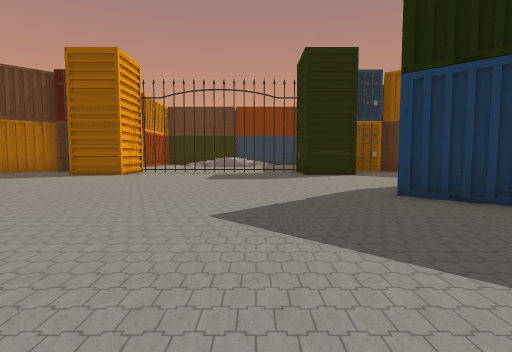
view 1 (above)

22 first-person views from a walk through a Unity game level. The camera is 1.3 m above the floor, tilts 4° down and sees 80° across. The floor is counted in squares, 2 m on a side. Each view is taken from the middle of a square. On the plan, view 1 faces up. The plan holds only what a view shows up to about 10 squares ahead; the rest is blank. The place goes on beyond the plan. The player character is not drawn. Some animated figures are not drawn. Door leaves are left out, so doorways stand open. Some surface patterns are stand-ins.

view 2
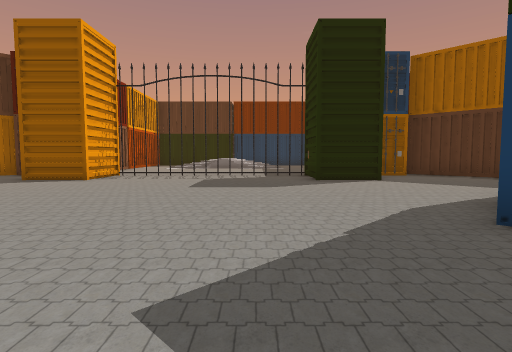

view 3
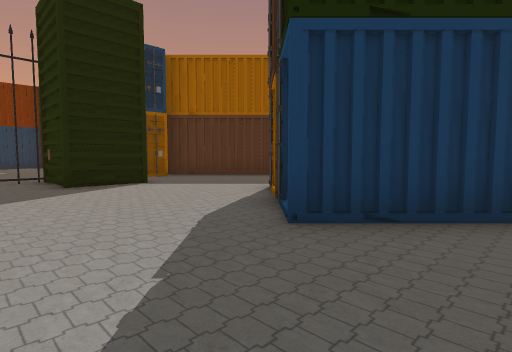

view 4
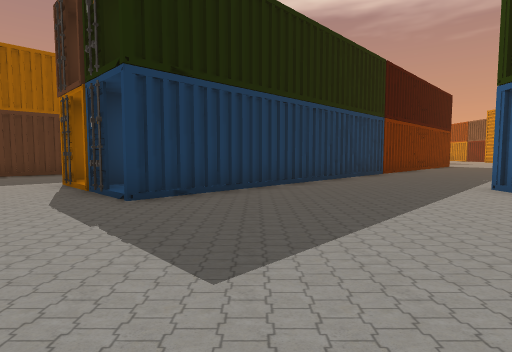

view 5
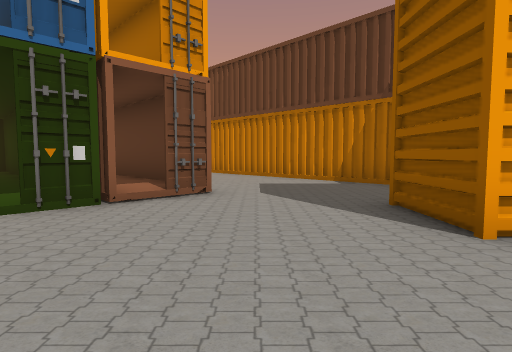

view 6
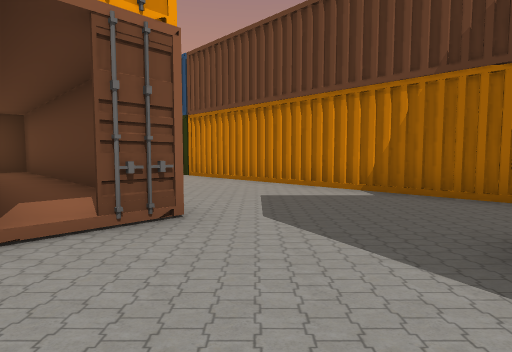

view 7
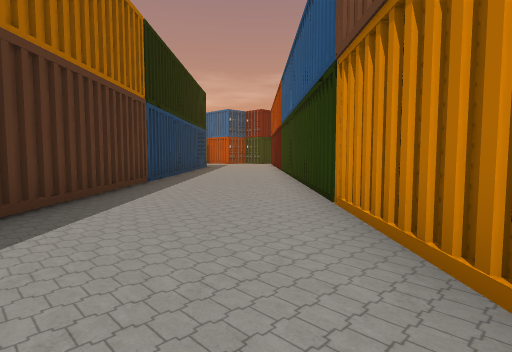

view 8
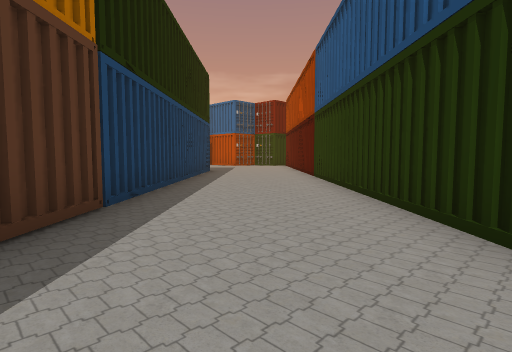

view 9
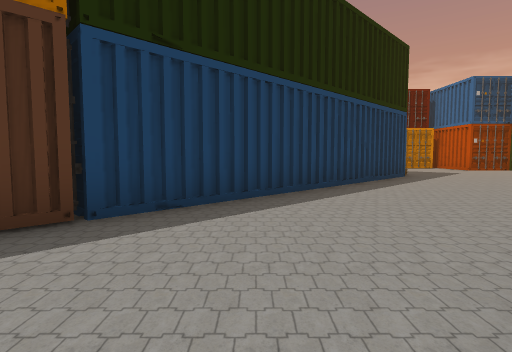

view 10
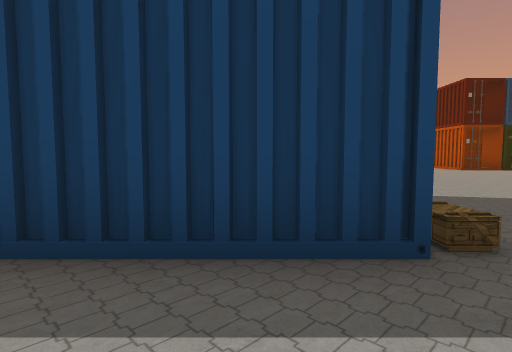

view 11
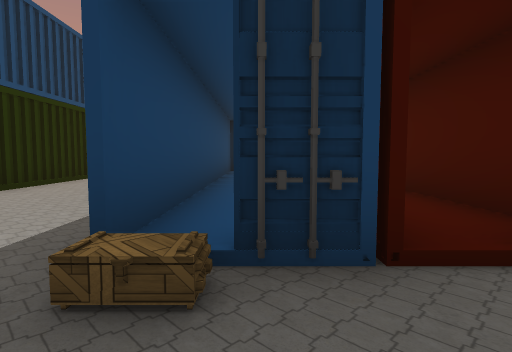

view 12
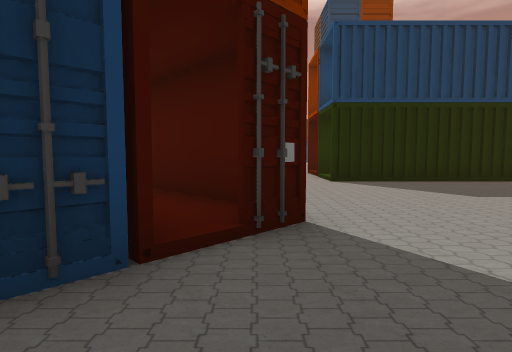

view 13
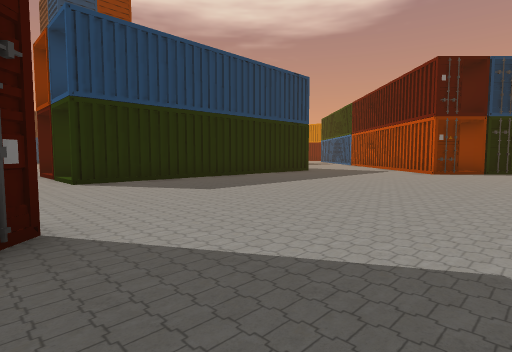

view 14
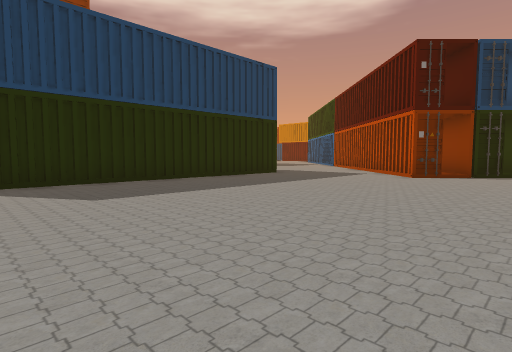

view 15
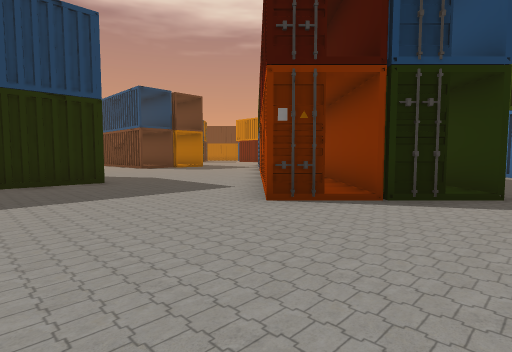

view 16
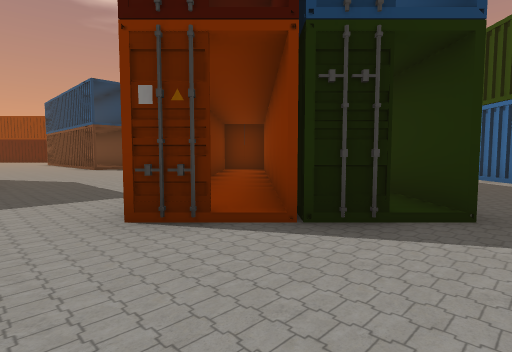

view 17
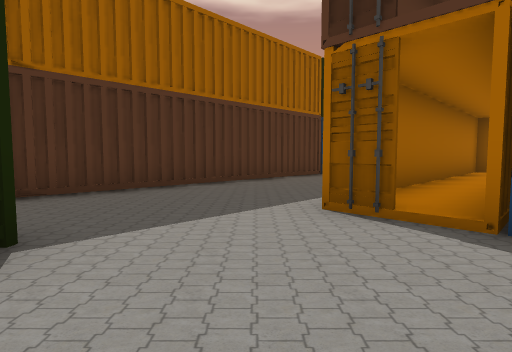

view 18
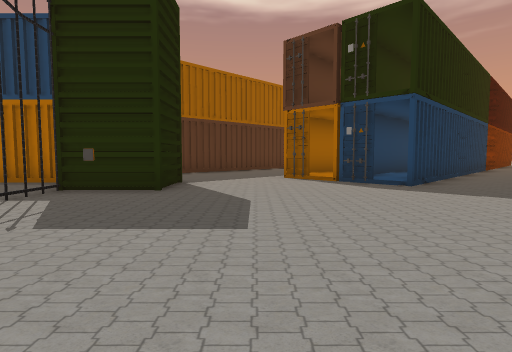

view 19
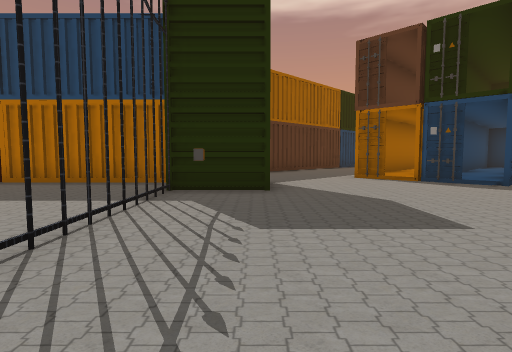

view 20
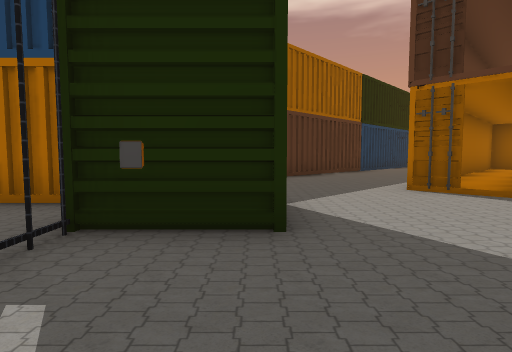

view 21
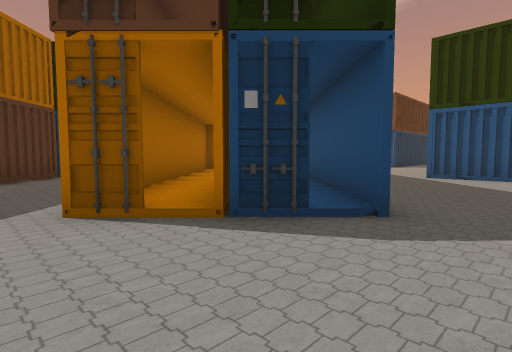

view 22
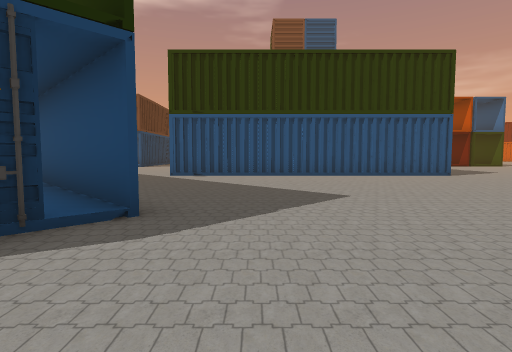

### Floor plan
Key: @ floor where view 1 was taken; # wall or solid block; . floor; D open door; O other object.
Columns run from 20 left of view 1 to 9 right of it. Each row starts with its distance up from view 1.
 12            ##OO ######OOOD#
 11           ##..O ......OO..##
 10          ##...OO......OO...##
  9         ##..................##
  8        ##....................#
  7       ##.... #D.........D#....
  6      ##....###D........#D##...
  5     ##....##  #D......DD####
  4    ##....##     .......######
  3   ##....###      .......######
  2  ##....####     .........##
  1 ##.....####    ...........##
  0 #....#####    ......@......##
 -1 ....##        .#########....#
 -2 ...##         .D        D....
 -3 ..##                     ....
 -4 .##                        ..
 -5 .D#  #
 -6 .DD###
 -7 ..D##
 -8 .........
 -9 ....... DDDD
-10 .......#
-11 .......#
-12 .......#
-13 .......#
-14 .......#
-15 .......#
-16 .......#
-17 ....... D
-18 ........DDDD.
-19 ..D##........
-20 .D####......
-21 .######..
-22 ..######
-23  .   ####
-24  .    ##
-25  .
-26  #
-27  #

Positions as (right, up) in squares from view 1, and headings:
1: (0, 0), facing up
2: (0, 2), facing up
3: (0, 3), facing up-right
4: (-2, 3), facing right
5: (-2, 8), facing left
6: (-4, 8), facing left
7: (-10, 8), facing down-left
8: (-12, 5), facing down-left
9: (-15, 4), facing down
10: (-20, -3), facing down-right
11: (-20, -7), facing up-right
12: (-20, -7), facing right
13: (-20, -7), facing down-right
14: (-20, -9), facing down-right
15: (-20, -15), facing down-right
16: (-20, -17), facing down-right
17: (1, 8), facing right
18: (-4, 8), facing right
19: (-4, 10), facing right
20: (-1, 10), facing right
21: (1, 8), facing down-right
22: (1, 8), facing down
